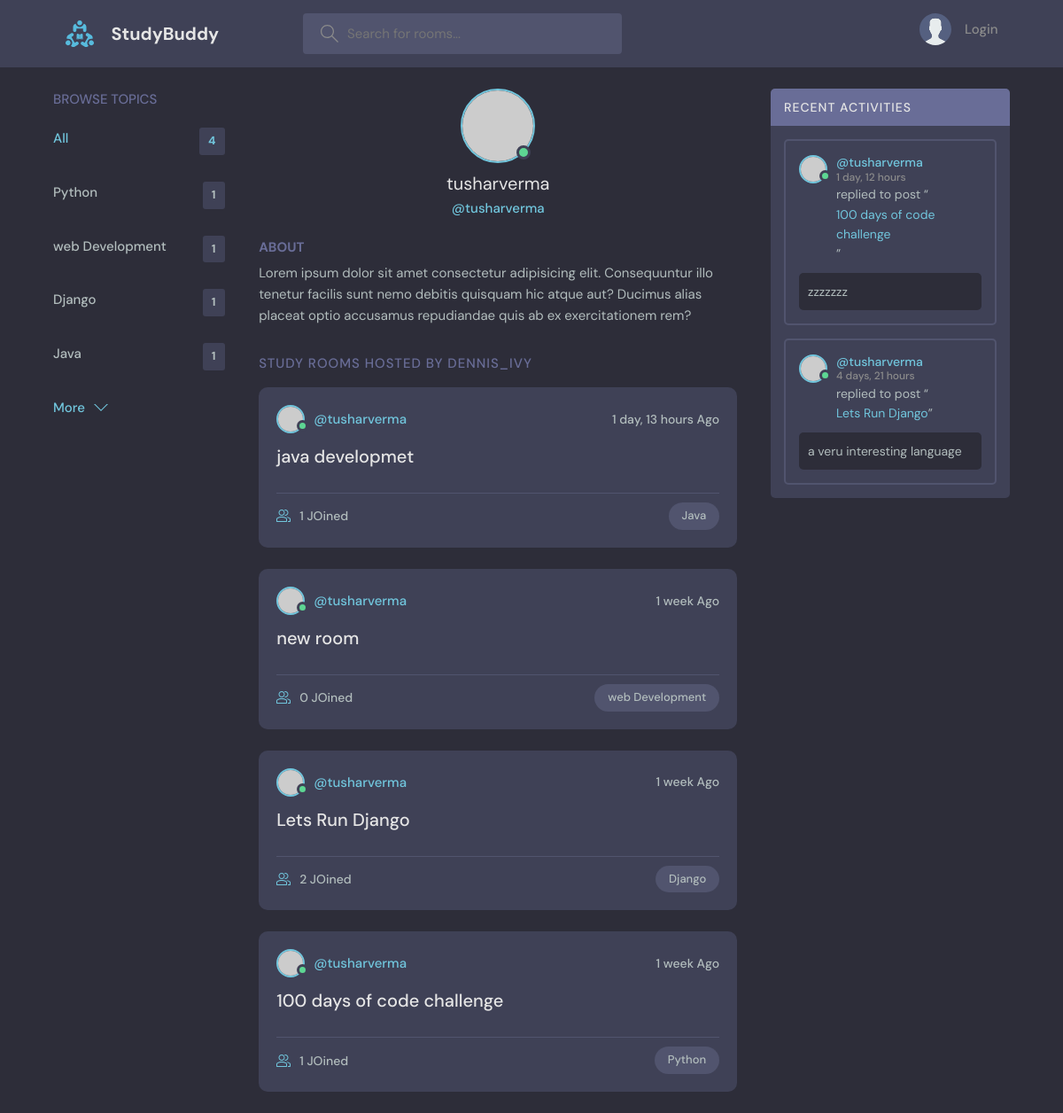
Page /profile/1/ on the committed database.
### base/models.py (models this page shows, shortened)
class Topic(models.Model):
    name = models.CharField(max_length=200)

class Room(models.Model):
    host = models.ForeignKey(User, on_delete=models.SET_NULL, null=True)
    topic =  models.ForeignKey(Topic, on_delete=models.SET_NULL, null=True)
    name = models.CharField(max_length=200)
    description = models.TextField(null=True, blank= True)
    participants = models.ManyToManyField(User, related_name='participants', blank=True)
    updated = models.DateTimeField(auto_now=True)
    created = models.DateTimeField(auto_now_add=True)
    class Meta:
        ordering = ["-updated", '-created']
    def __str__(self):
        return self.name

class Message(models.Model):
    user = models.ForeignKey(User, on_delete=models.CASCADE)
    room = models.ForeignKey(Room, on_delete=models.CASCADE)
    body = models.TextField()
    updated = models.DateTimeField(auto_now=True)
    created = models.DateTimeField(auto_now_add=True)
    class Meta:
        ordering = ["-updated", '-created']

### base/views.py (the view)
# urls.py: path('profile/<str:pk>/', views.userProfile, name= "user-profile"),
def userProfile(request, pk):
    user = User.objects.get(id=pk)
    rooms = user.room_set.all()
    room_messages = user.message_set.all()
    topics = Topic.objects.all()
    context = {'user': user, 'rooms': rooms, 'room_messages': room_messages, 'topics':topics}
    return render(request, 'profile.html', context)

### templates/profile.html (shortened to what this page needs)
{% extends 'main.html' %}
{% block content %}
  <main class="profile-page layout layout--3">
    <div class="container">
      {% include 'topics_component.html' %}
      <div class="roomList">
        <div class="profile">
          <div class="profile__avatar">
            <div class="avatar avatar--large active">
              <img src="https://randomuser.me/api/portraits/men/11.jpg" />
            </div>
          </div>
          <div class="profile__info">
            <h3>{{user.username}}</h3>
            <p>@{{user.username}}</p>
          </div>
          <div class="profile__about">
            <h3>About</h3>
            <p>
              Lorem ipsum dolor sit amet consectetur adipisicing elit. Consequuntur illo tenetur
              facilis sunt nemo debitis quisquam hic atque aut? Ducimus alias placeat optio
              accusamus repudiandae quis ab ex exercitationem rem?
            </p>
          </div>
        </div>
        <div class="roomList__header">
          <div>
            <h2>Study Rooms Hosted by dennis_ivy</a>
            </h2>
          </div>
        </div>
        {% include 'feed_component.html' %}
      </div>
      {% include 'activity_component.html' %}
    </div>
  </main>
{% endblock %}

### templates/main.html (shortened to what this page needs)
<!DOCTYPE html>
{% load static %}
<html lang="en">
  <head>
    <link rel="stylesheet" href="{% static 'styles/style.css' %}" />
  </head>
  <body>
    {% include 'navbar.html' %}
    {% block content %}
    {% endblock %}
  </body>
</html>

### templates/navbar.html (shortened to what this page needs)
{% load static %}
<header class="header header--loggedIn">
    <div class="container">
      <a href="{% url 'home' %}" class="header__logo">
        <img src="{% static 'images/logo.svg' %}" />
        <h1>StudyBuddy</h1>
      </a>
      <form class="header__search" method="GET" action="{% url 'home' %}">
        <label>
          <input name="q" placeholder="Search for rooms..." />
        </label>
      </form>
      <nav class="header__menu">
        {% if request.user.is_authenticated %}
        <div class="header__user">
          <a href="{% url 'update-user' %}">
            <div class="avatar avatar--medium active">
              <img src="https://randomuser.me/api/portraits/men/37.jpg" />
            </div>
            <p>{{request.user.username}} <span>@{{request.user.username}}</span></p>
          </a>
          <button class="dropdown-button">
            <svg version="1.1" xmlns="http://www.w3.org/2000/svg" width="32" height="32" viewBox="0 0 32 32">
              <title>chevron-down</title>
              <path d="M16 21l-13-13h-3l16 16 16-16h-3l-13 13z"></path>
            </svg>
          </button>
        </div>
        {% else %}
        <a href="{% url 'login' %}">
          <img src="{% static 'images/avatar.svg' %}" />
          <p>Login</p>
        </a>
        {% endif %}
      </nav>
    </div>
  </header>

### templates/topics_component.html
<div class="topics">
    <div class="topics__header">
      <h2>Browse Topics</h2>
    </div>
    <ul class="topics__list">
      <li>
        <a href="{% url 'home' %}" class="active">All <span>{{topics.count}}</span></a>
      </li>
      {% for topic in topics %}
      <li>
        <a href="{% url 'home' %}?q={{topic.name}}">{{topic.name}}<span>{{topic.room_set.all.count}}</span></a>
      </li>
      {% endfor %}
    </ul>
    <a class="btn btn--link" href="topics.html">
      More
      <svg version="1.1" xmlns="http://www.w3.org/2000/svg" width="32" height="32" viewBox="0 0 32 32">
        <title>chevron-down</title>
        <path d="M16 21l-13-13h-3l16 16 16-16h-3l-13 13z"></path>
      </svg>
    </a>
  </div>

### templates/feed_component.html (shortened to what this page needs)
{% for room in rooms %}
<div class="roomListRoom">
    <div class="roomListRoom__header">
      <a href="{% url 'user-profile' room.host.id %}" class="roomListRoom__author">
        <div class="avatar avatar--small active">
          <img src="https://randomuser.me/api/portraits/men/11.jpg" />
        </div>
        <span>@{{room.host.username}}</span>
      </a>
      <div class="roomListRoom__actions">
        <span>{{room.created|timesince}} Ago </span>
      </div>
    </div>
    <div class="roomListRoom__content">
      <a href="{% url 'room' room.id %}">{{room.name}}</a>
    </div>
    <div class="roomListRoom__meta">
      <a  href="{% url 'room' room.id %}" class="roomListRoom__joined">
        {{room.participants.all.count}} JOined
      </a>
      <p class="roomListRoom__topic">{{room.topic.name}}</p>
    </div>
  </div>
    {% endfor %}

### templates/activity_component.html (shortened to what this page needs)
<div class="activities">
    <div class="activities__header">
      <h2>Recent Activities</h2>
    </div>
    {% for message in room_messages %}
    <div class="activities__box">
      <div class="activities__boxHeader roomListRoom__header">
        <a href="{% url 'user-profile' message.user.id %}" class="roomListRoom__author">
          <div class="avatar avatar--small active">
            <img src="https://randomuser.me/api/portraits/men/13.jpg" />
          </div>
          <p>
            @{{message.user}}
            <span>{{message.created|timesince}}</span>
          </p>
        </a>
      </div>
      <div class="activities__boxContent">
        <p>replied to post “<a href="{% url 'room' message.room.id %}">{{message.room}}</a>”</p>
        <div class="activities__boxRoomContent">
          {{message.body}}
        </div>
      </div>
    </div>
    {% endfor %}
  </div>

### rows in the picture
Topic: name "Python", room_set.all.count "1"
Topic: name "web Development", room_set.all.count "1"
Topic: name "Django", room_set.all.count "1"
Topic: name "Java", room_set.all.count "1"
Room: host.username "tusharverma", created "1 day, 13 hours", name "java developmet", participants.all.count "1", topic.name "Java"
Room: host.username "tusharverma", created "1 week", name "new room", participants.all.count "0", topic.name "web Development"
Room: host.username "tusharverma", created "1 week", name "Lets Run Django", participants.all.count "2", topic.name "Django"
Room: host.username "tusharverma", created "1 week", name "100 days of code challenge", participants.all.count "1", topic.name "Python"
Message: user "tusharverma", created "1 day, 12 hours", room "100 days of code challenge", body "zzzzzzz"
Message: user "tusharverma", created "4 days, 21 hours", room "Lets Run Django", body "a veru interesting language"

### other values in the picture
{{ topics.count }} "4"
{{ user.username }} "tusharverma"
